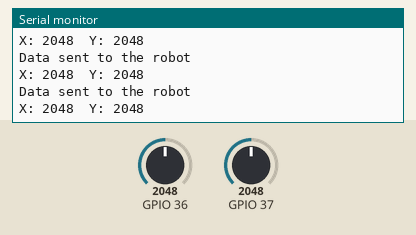
Bench run of a sketch on a simulated ESP32. Parts: the last lines printed to the serial monitor. Inputs (shaded band) come from the test bench; at power-on: GPIO 36 = 2048, GPIO 37 = 2048. WiFi joins after 1.5 s; servers stay silent unless stated.

Above: at 3.2 s.
3.3 s: GPIO 36 set to 2866
At 3.7 s:
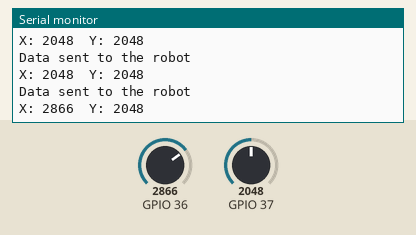
4.8 s: GPIO 37 set to 2866
At 5.0 s:
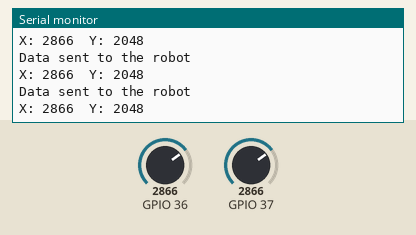
6.3 s: GPIO 36 set to 3603
At 6.31 s:
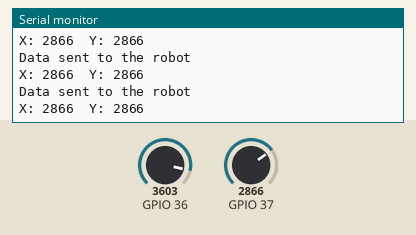
7.8 s: GPIO 37 set to 3603
At 7.87 s:
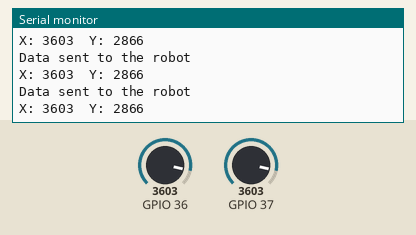
Timing chart, 0 to 10.3 s (numbered marks = the images above; inputs shaded):
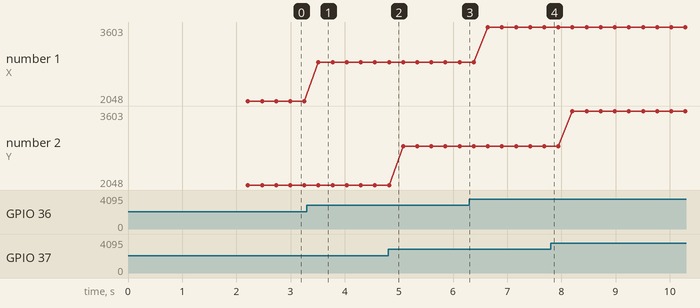

The sketch:

agv_transmit.ino
```cpp
#include <WiFi.h>

const char *ssid = "Sai SasivardhaN";
const char *password = "Saisasi2004";
const char *robotIPAddress = "192.168.147.1"; // Replace with the IP address of your robot

struct JoystickData {
  int xAxis;
  int yAxis;
};

JoystickData joystickData;

void setup() {
  Serial.begin(115200);

  // Connect to Wi-Fi
  WiFi.begin(ssid, password);
  while (WiFi.status() != WL_CONNECTED) {
    delay(1000);
    Serial.println("Connecting to WiFi...");
  }
  Serial.println("Connected to WiFi");

}

void loop() {
  // Read the joystick inputs
  joystickData.xAxis = analogRead(A0);
  joystickData.yAxis = analogRead(A1);

  // Send the joystick data to the robot
  sendJoystickData(joystickData);

  // Print the joystick data for debugging
  Serial.print("X: ");
  Serial.print(joystickData.xAxis);
  Serial.print("\tY: ");
  Serial.println(joystickData.yAxis);

  delay(50); // Adjust the delay based on your requirements
}

void sendJoystickData(JoystickData data) {
  WiFiClient client;

  if (client.connect(robotIPAddress, 80)) {
    // Create a JSON-like string to send the data
    String payload = "{\"xAxis\": " + String(data.xAxis) + ", \"yAxis\": " + String(data.yAxis) + "}";

    // Send HTTP POST request with the payload
    client.println("POST /update HTTP/1.1");
    client.println("Host: " + String(robotIPAddress));
    client.println("Content-Type: application/json");
    client.println("Content-Length: " + String(payload.length()));
    client.println();
    client.print(payload);

    delay(10);

    Serial.println("Data sent to the robot");
  } else {
    Serial.println("Connection to robot failed");
  }

  client.stop();
}
```

Measured:
- after the input at 3.3 s, the serial monitor: prints a new line after 0.22 s (image 1)
- plotted number 1: 2048 → 2866 after the input at 3.3 s, 2866 → 3603 after the input at 6.3 s
